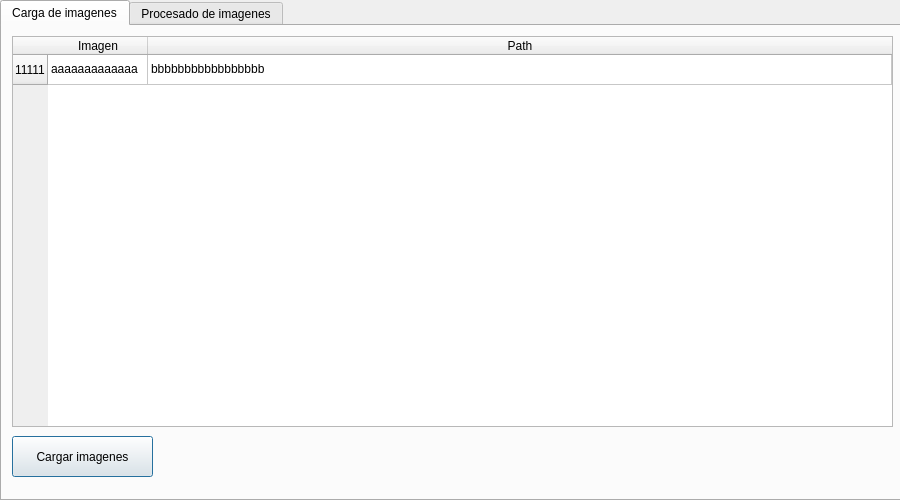
<?xml version="1.0" encoding="UTF-8"?>
<ui version="4.0">
 <class>K</class>
 <widget class="QDialog" name="K">
  <property name="geometry">
   <rect>
    <x>0</x>
    <y>0</y>
    <width>900</width>
    <height>500</height>
   </rect>
  </property>
  <property name="minimumSize">
   <size>
    <width>900</width>
    <height>500</height>
   </size>
  </property>
  <property name="maximumSize">
   <size>
    <width>900</width>
    <height>500</height>
   </size>
  </property>
  <property name="windowTitle">
   <string>Coloreado de imágenes</string>
  </property>
  <property name="autoFillBackground">
   <bool>false</bool>
  </property>
  <widget class="QTabWidget" name="tabla_imagenes">
   <property name="geometry">
    <rect>
     <x>0</x>
     <y>0</y>
     <width>901</width>
     <height>501</height>
    </rect>
   </property>
   <property name="styleSheet">
    <string notr="true"/>
   </property>
   <property name="currentIndex">
    <number>0</number>
   </property>
   <widget class="QWidget" name="carga_imagenes">
    <attribute name="title">
     <string>Carga de imagenes</string>
    </attribute>
    <widget class="QPushButton" name="btn_carga">
     <property name="geometry">
      <rect>
       <x>10</x>
       <y>410</y>
       <width>141</width>
       <height>41</height>
      </rect>
     </property>
     <property name="text">
      <string>Cargar imagenes</string>
     </property>
    </widget>
    <widget class="QTableWidget" name="tableWidget">
     <property name="geometry">
      <rect>
       <x>10</x>
       <y>10</y>
       <width>881</width>
       <height>391</height>
      </rect>
     </property>
     <property name="columnCount">
      <number>2</number>
     </property>
     <attribute name="horizontalHeaderStretchLastSection">
      <bool>true</bool>
     </attribute>
     <row>
      <property name="text">
       <string>11111</string>
      </property>
     </row>
     <column>
      <property name="text">
       <string>Imagen</string>
      </property>
     </column>
     <column>
      <property name="text">
       <string>Path</string>
      </property>
     </column>
     <item row="0" column="0">
      <property name="text">
       <string>aaaaaaaaaaaaa</string>
      </property>
     </item>
     <item row="0" column="1">
      <property name="text">
       <string>bbbbbbbbbbbbbbbbb</string>
      </property>
     </item>
    </widget>
   </widget>
   <widget class="QWidget" name="procesasdo_imagenes">
    <attribute name="title">
     <string>Procesado de imagenes</string>
    </attribute>
    <widget class="QPushButton" name="btn_destino">
     <property name="geometry">
      <rect>
       <x>10</x>
       <y>410</y>
       <width>141</width>
       <height>41</height>
      </rect>
     </property>
     <property name="text">
      <string>Seleccionar destino</string>
     </property>
    </widget>
    <widget class="QPushButton" name="btn_procesar">
     <property name="geometry">
      <rect>
       <x>740</x>
       <y>410</y>
       <width>141</width>
       <height>41</height>
      </rect>
     </property>
     <property name="text">
      <string>Procesar imagenes</string>
     </property>
     <property name="checkable">
      <bool>false</bool>
     </property>
    </widget>
    <widget class="QLabel" name="label_destino">
     <property name="geometry">
      <rect>
       <x>160</x>
       <y>410</y>
       <width>521</width>
       <height>41</height>
      </rect>
     </property>
     <property name="text">
      <string>Destino: </string>
     </property>
    </widget>
    <widget class="QProgressBar" name="progress_bar_tratamiento">
     <property name="geometry">
      <rect>
       <x>10</x>
       <y>370</y>
       <width>871</width>
       <height>23</height>
      </rect>
     </property>
     <property name="value">
      <number>0</number>
     </property>
    </widget>
    <widget class="QTableWidget" name="tabla_procesado">
     <property name="geometry">
      <rect>
       <x>10</x>
       <y>10</y>
       <width>881</width>
       <height>351</height>
      </rect>
     </property>
     <property name="layoutDirection">
      <enum>Qt::LeftToRight</enum>
     </property>
     <property name="autoFillBackground">
      <bool>false</bool>
     </property>
     <attribute name="horizontalHeaderStretchLastSection">
      <bool>true</bool>
     </attribute>
     <column>
      <property name="text">
       <string>Imagen</string>
      </property>
     </column>
     <column>
      <property name="text">
       <string>Path</string>
      </property>
     </column>
    </widget>
   </widget>
  </widget>
 </widget>
 <resources/>
 <connections/>
</ui>
